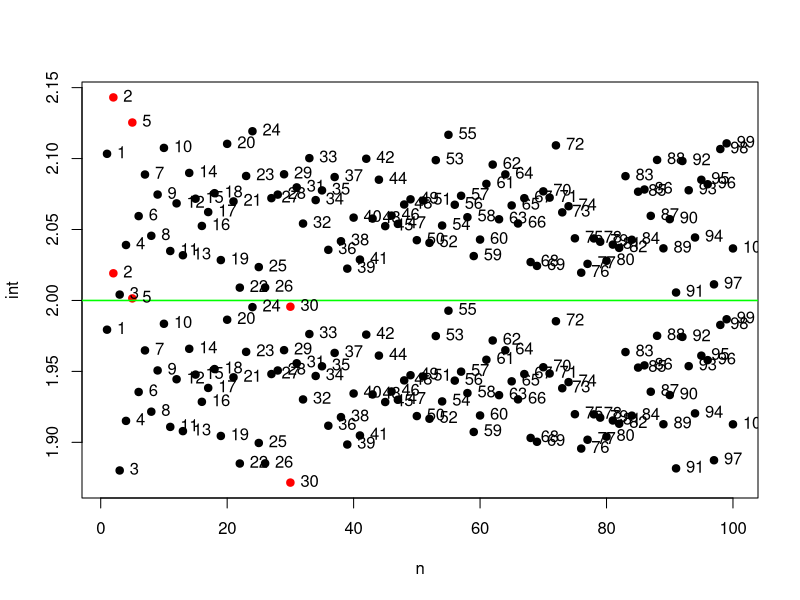

Recreate this plot in R.
# 95%- interval poverenja za m kod N(m,sigma^2) kad je simga^2 poznato
# simulacija intervala je izvrsena za N(2,1) po formuli koju smo pokazali u 
# prvom zadatku.
int <- c()
j = 1
alpha <- 0.05 # = 1-0.95
q <- qnorm(1-alpha/2) # ovo je nama bilo c, ali nije preporucljivo da sa c
# nazovemo neku promenljivu, jer je c rezervisano za funkciju c()
for(i in 1:200){ # simuliramo 100 intervala na osnovu psu obima 1000 iz N(2,1)
  if(i%%2){
    x_sr <- mean(rnorm(1000,2,1))
    int[i] <- x_sr 
    int[i+1] <- x_sr 
  }
}
int[seq(1,199,2)] <- int[seq(1,199,2)] - q/sqrt(1000)
int[seq(2,200,2)] <- int[seq(2,200,2)] + q/sqrt(1000)


j<-1
n <- c()
for(i in 1:200){
  if(i %% 2){
    n[i] <- j
    n[i+1] <- j
    j <- j+1
  }
}
n
boje <- rep("black",200)
j <- 1
for(i in 1:200){
  if(i%%2){
    boje[j] <- ifelse((int[i]<2)&(2<int[i+1]), "black", "red")
    # tacke krajeva intervala koji nisu obuhvatili 2 bojimo u crveno, ostale u crno
    boje[j+1] <- boje[j]
    j <- j + 2
  }
}
boje
plot(int~n,pch=19,col = boje)
abline(h=2, lwd = 1.5, col = "green")
text(int~n, labels = n, pos = 4) # zumirati sliku da se bolje vidi!
